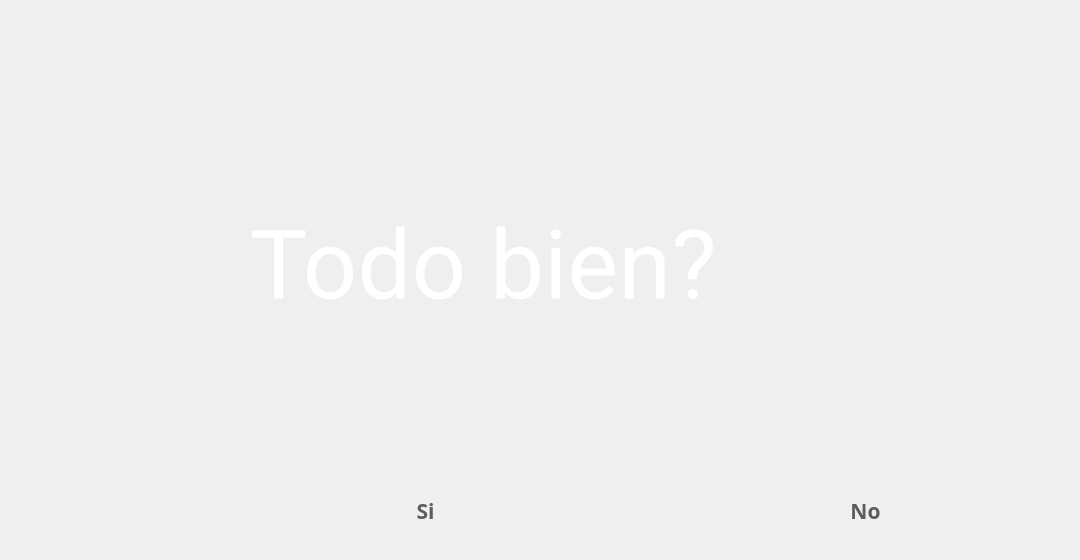
   <widget class="QWidget" name="page_5">
    <widget class="QLabel" name="ltime_69">
     <property name="geometry">
      <rect>
       <x>250</x>
       <y>170</y>
       <width>611</width>
       <height>191</height>
      </rect>
     </property>
     <property name="font">
      <font>
       <family>Roboto</family>
       <pointsize>72</pointsize>
       <weight>50</weight>
       <italic>false</italic>
       <bold>false</bold>
      </font>
     </property>
     <property name="styleSheet">
      <string notr="true">background-color:transparent;
color:rgb(255, 255, 255);

</string>
     </property>
     <property name="text">
      <string>Todo bien?</string>
     </property>
    </widget>
    <widget class="QPushButton" name="bsi">
     <property name="geometry">
      <rect>
       <x>220</x>
       <y>470</y>
       <width>411</width>
       <height>81</height>
      </rect>
     </property>
     <property name="font">
      <font>
       <family>Ubuntu Mono</family>
       <pointsize>16</pointsize>
       <weight>75</weight>
       <italic>false</italic>
       <bold>true</bold>
       <underline>false</underline>
      </font>
     </property>
     <property name="toolTip">
      <string>Ayuda</string>
     </property>
     <property name="toolTipDuration">
      <number>3</number>
     </property>
     <property name="whatsThis">
      <string extracomment="help"/>
     </property>
     <property name="styleSheet">
      <string notr="true">background-color:rgb(240, 240, 240);
color:rgb(93, 93, 93);
border-radius:40%</string>
     </property>
     <property name="text">
      <string>Si</string>
     </property>
     <property name="icon">
      <iconset>
       <normaloff>../../../../../../../media/pi/persistence/home/cajsSATELITE/eum/app/cajeroF/iconos/fl.png</normaloff>../../../../../../../media/pi/persistence/home/cajsSATELITE/eum/app/cajeroF/iconos/fl.png</iconset>
     </property>
     <property name="iconSize">
      <size>
       <width>40</width>
       <height>40</height>
      </size>
     </property>
    </widget>
    <widget class="QPushButton" name="bno">
     <property name="geometry">
      <rect>
       <x>660</x>
       <y>470</y>
       <width>411</width>
       <height>81</height>
      </rect>
     </property>
     <property name="font">
      <font>
       <family>Ubuntu Mono</family>
       <pointsize>16</pointsize>
       <weight>75</weight>
       <italic>false</italic>
       <bold>true</bold>
       <underline>false</underline>
      </font>
     </property>
     <property name="toolTip">
      <string>Ayuda</string>
     </property>
     <property name="toolTipDuration">
      <number>3</number>
     </property>
     <property name="whatsThis">
      <string extracomment="help"/>
     </property>
     <property name="styleSheet">
      <string notr="true">background-color:rgb(240, 240, 240);
color:rgb(93, 93, 93);
border-radius:40%</string>
     </property>
     <property name="text">
      <string>No</string>
     </property>
     <property name="icon">
      <iconset>
       <normaloff>../../../../../../../media/pi/persistence/home/cajsSATELITE/eum/app/cajeroF/iconos/fl.png</normaloff>../../../../../../../media/pi/persistence/home/cajsSATELITE/eum/app/cajeroF/iconos/fl.png</iconset>
     </property>
     <property name="iconSize">
      <size>
       <width>40</width>
       <height>40</height>
      </size>
     </property>
    </widget>
   </widget>
